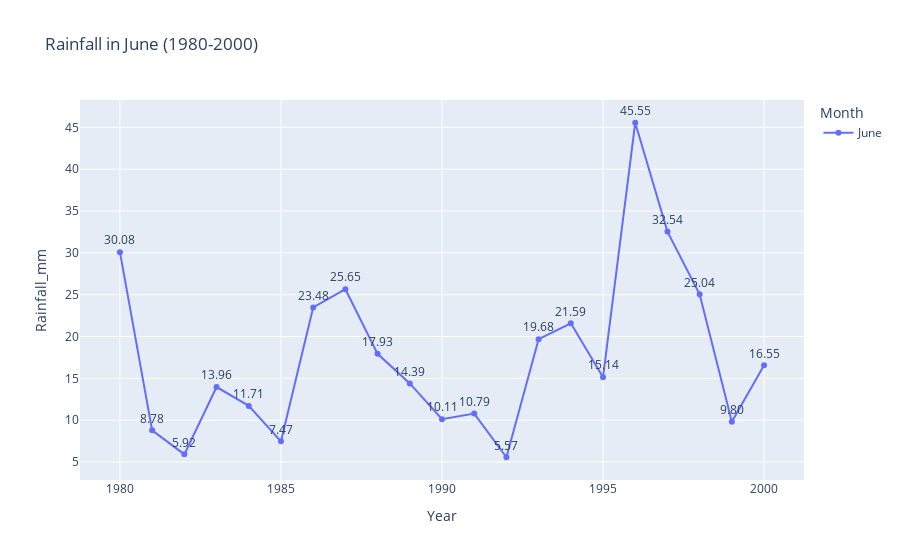
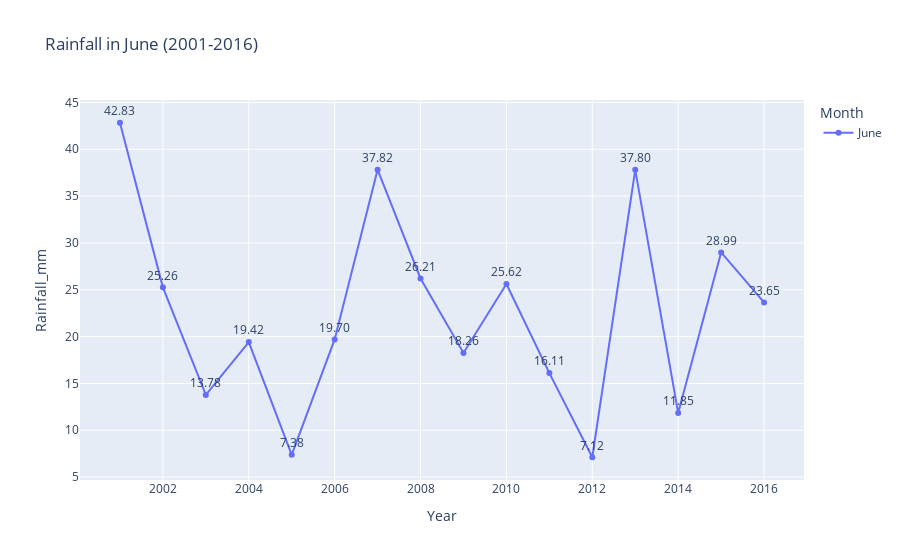

The code cell stored with these charts, in order, in its notebook:
### Markdown cell above
## June rainfall comparison before vs after 2000

### Code cell
plot_month_trend("June", 1980, 2000)
plot_month_trend("June", 2001, 2016)

### Figure 1 — Plotly figure (JSON) as saved in the notebook; plotly's stock layout.template omitted (floating-point values rounded to 4 significant figures)
{"data": [{"hovertemplate": "Month=June<br>Year=%{x}<br>Rainfall_mm=%{text}<extra></extra>", "legendgroup": "June", "line": {"color": "#636efa", "dash": "solid"}, "marker": {"symbol": "circle"}, "mode": "lines+markers+text", "name": "June", "orientation": "v", "showlegend": true, "text": [30.08, 8.784, 5.916, 13.96, 11.71, 7.47, 23.48, 25.65, 17.93, 14.39, 10.11, 10.79, 5.569, 19.68, 21.59, 15.14, 45.55, 32.54, 25.04, 9.804, 16.55], "textposition": "top center", "texttemplate": "%{text:.2f}", "type": "scatter", "x": [1980, 1981, 1982, 1983, 1984, 1985, 1986, 1987, 1988, 1989, 1990, 1991, 1992, 1993, 1994, 1995, 1996, 1997, 1998, 1999, 2000], "xaxis": "x", "y": [30.08, 8.784, 5.916, 13.96, 11.71, 7.47, 23.48, 25.65, 17.93, 14.39, 10.11, 10.79, 5.569, 19.68, 21.59, 15.14, 45.55, 32.54, 25.04, 9.804, 16.55], "yaxis": "y"}], "layout": {"legend": {"title": {"text": "Month"}, "tracegroupgap": 0}, "title": {"text": "Rainfall in June (1980-2000)"}, "xaxis": {"anchor": "y", "domain": [0, 1], "title": {"text": "Year"}}, "yaxis": {"anchor": "x", "domain": [0, 1], "title": {"text": "Rainfall_mm"}}}}

### Figure 2 — Plotly figure (JSON) as saved in the notebook; plotly's stock layout.template omitted (floating-point values rounded to 4 significant figures)
{"data": [{"hovertemplate": "Month=June<br>Year=%{x}<br>Rainfall_mm=%{text}<extra></extra>", "legendgroup": "June", "line": {"color": "#636efa", "dash": "solid"}, "marker": {"symbol": "circle"}, "mode": "lines+markers+text", "name": "June", "orientation": "v", "showlegend": true, "text": [42.83, 25.26, 13.78, 19.42, 7.383, 19.7, 37.82, 26.21, 18.26, 25.62, 16.11, 7.121, 37.8, 11.85, 28.99, 23.65], "textposition": "top center", "texttemplate": "%{text:.2f}", "type": "scatter", "x": [2001, 2002, 2003, 2004, 2005, 2006, 2007, 2008, 2009, 2010, 2011, 2012, 2013, 2014, 2015, 2016], "xaxis": "x", "y": [42.83, 25.26, 13.78, 19.42, 7.383, 19.7, 37.82, 26.21, 18.26, 25.62, 16.11, 7.121, 37.8, 11.85, 28.99, 23.65], "yaxis": "y"}], "layout": {"legend": {"title": {"text": "Month"}, "tracegroupgap": 0}, "title": {"text": "Rainfall in June (2001-2016)"}, "xaxis": {"anchor": "y", "domain": [0, 1], "title": {"text": "Year"}}, "yaxis": {"anchor": "x", "domain": [0, 1], "title": {"text": "Rainfall_mm"}}}}
